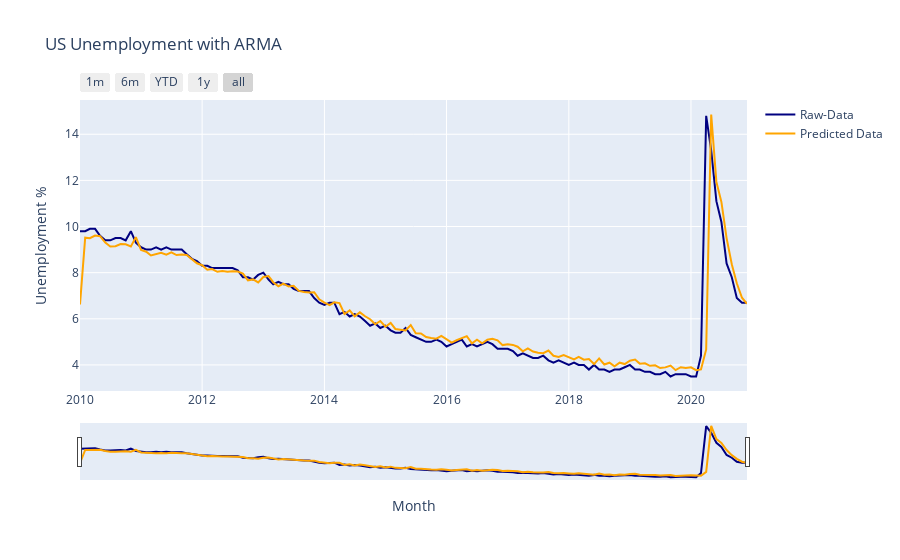

Notebook cell for this chart:
### Markdown cell above
### Auto-Regressive Moving Average (ARMA)

ARMA is a combination of the 'Auto-Regression' & 'Moving Average' models. So models the next step in the sequence as a linear function of the observations and residual errors from the previous steps. 

**It is suitable for univariate analysis without seasonal or trend components**

### Code cell
# Loading the ARMA model using a time-lag of 2, differencing of 0, and a order of moving average to be 1. 
arma = ARIMA(bls_api['US Unemployment Rate %'], order=(2,0,1))
# Fitting the model 
arma_fit = arma.fit()
# Predictions using the model
yhat_arma = arma_fit.predict()
# Plotting the model
time_plot('ARMA',yhat_arma)

### Figure 1 — Plotly figure (JSON) as saved in the notebook; plotly's stock layout.template omitted (floating-point values rounded to 4 significant figures; data arrays with more than 128 entries replaced by an {"elided": "..."} marker saying what was removed)
{"data": [{"line": {"color": "navy"}, "name": "Raw-Data", "type": "scatter", "x": {"elided": "132 str values"}, "y": {"elided": "132 float values"}}, {"line": {"color": "orange"}, "name": "Predicted Data", "type": "scatter", "x": {"elided": "132 str values"}, "y": {"elided": "132 float values"}}], "layout": {"autosize": true, "title": {"text": "US Unemployment with ARMA"}, "xaxis": {"autorange": true, "range": ["2010-01-01", "2020-12-01"], "rangeselector": {"buttons": [{"count": 1, "label": "1m", "step": "month", "stepmode": "backward"}, {"count": 6, "label": "6m", "step": "month", "stepmode": "backward"}, {"count": 1, "label": "YTD", "step": "year", "stepmode": "todate"}, {"count": 1, "label": "1y", "step": "year", "stepmode": "backward"}, {"step": "all"}]}, "rangeslider": {"autorange": true, "range": ["2010-01-01", "2020-12-01"], "visible": true, "yaxis": {"_template": null, "rangemode": "match"}}, "showspikes": true, "spikethickness": 1, "title": {"text": "Month"}, "type": "date"}, "yaxis": {"autorange": true, "range": [2.869, 15.49], "showspikes": true, "spikethickness": 1, "title": {"text": "Unemployment %"}, "type": "linear"}}}
